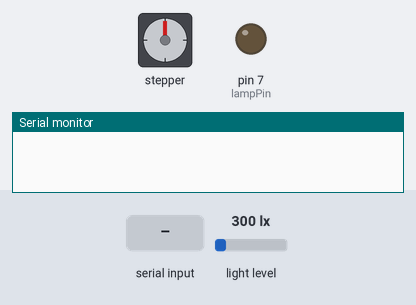
A sketch run on a simulated Arduino Mega 2560, built with avr-gcc and run on an emulated ATmega2560. On the bench: stepper motor, output pins drawn as LEDs (lit = HIGH), the last lines printed to the serial monitor. Inputs (shaded band) come from the test bench; at power-on: light level 300 lx. Stepper angles assume 2038 steps per turn.

Above: at 1.2 s.
1.3 s: "curtain:,45\n" received over the second serial link
At 2.45 s:
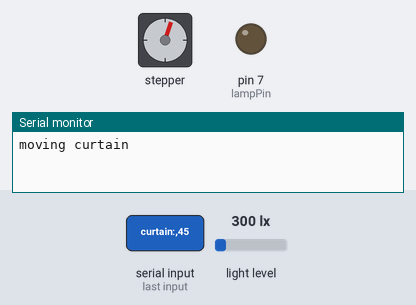
At 3.06 s:
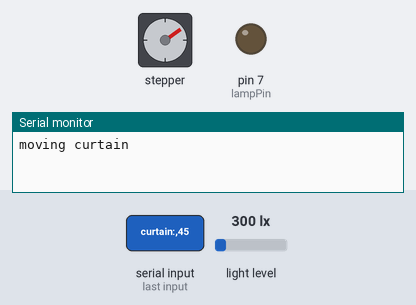
Timing chart, 0 to 14.3 s (numbered marks = the images above; inputs shaded):
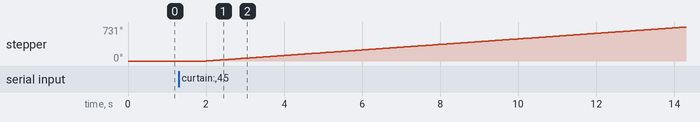

The sketch:

arduino.ino
```cpp
#include <Wire.h>
#include <BH1750.h>
#include <Stepper.h>

const int steps_per_rev = 2038;

#define lampPin 7
#define IN1 6
#define IN2 5
#define IN3 4
#define IN4 3


BH1750 lightMeter;
Stepper motor(steps_per_rev, IN1, IN3, IN2, IN4);


String lamp = "off";
int light = 0;
int curtain = 0;
int curtainValue = 0;

void setup() {
  Serial.begin(9600);
  pinMode(lampPin, OUTPUT);
//  pinMode(IN1, OUTPUT);
//  pinMode(IN2, OUTPUT);
//  pinMode(IN3, OUTPUT);
//  pinMode(IN4, OUTPUT);

  Serial1.begin(115200);

  Wire.begin();
  lightMeter.begin();
  motor.setSpeed(10);
}

void loop() {
  int newLight = lightMeter.readLightLevel();
//  Serial.println(newLight);

  if (newLight != light) {
    light = newLight;
    Serial1.println("light: " + String(light));
  }

  if (Serial1.available()) {
    String message = Serial1.readStringUntil('\n');
    if (message.startsWith("curtain:")) {
      curtain = message.substring(9).toInt();
      Serial1.println("curtain: " + String(curtain));
    } else if (message.startsWith("lamp:")) {
      lamp = message.substring(6);
      lamp.trim();
      if (lamp == "on") {
        Serial1.println("lamp: 1");
      } else {
        Serial1.println("lamp: 0");
      }
    }
  }

  if (curtainValue != curtain) {
    Serial.println("moving curtain");
    motor.setSpeed(10);
    motor.step((curtain - curtainValue) * steps_per_rev);
    curtainValue = curtain;
  }

  if (lamp == "on") {
    digitalWrite(lampPin, HIGH);
  } else {
    digitalWrite(lampPin, LOW);
  }

  delay(2000);
}
```

Measured:
- after the input at 1.3 s, stepper: keeps turning clockwise at about 60°/s, starting after 0.70 s
